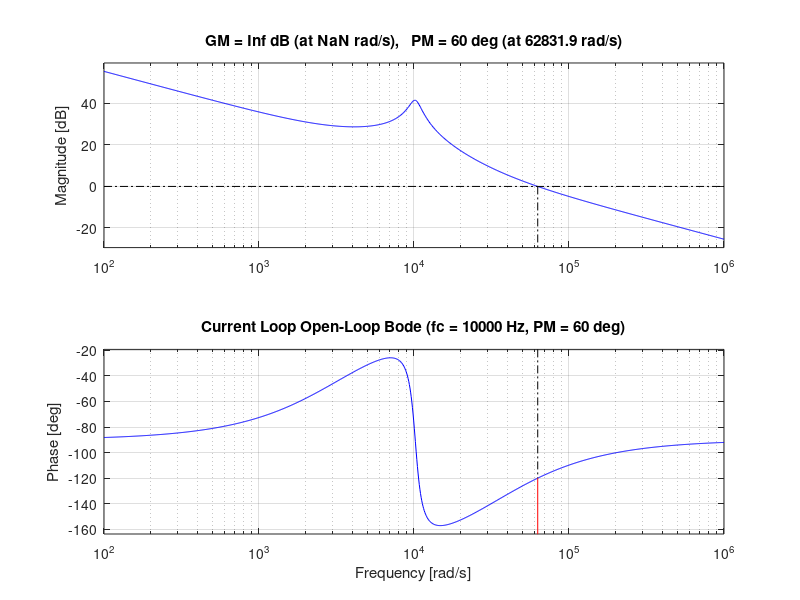
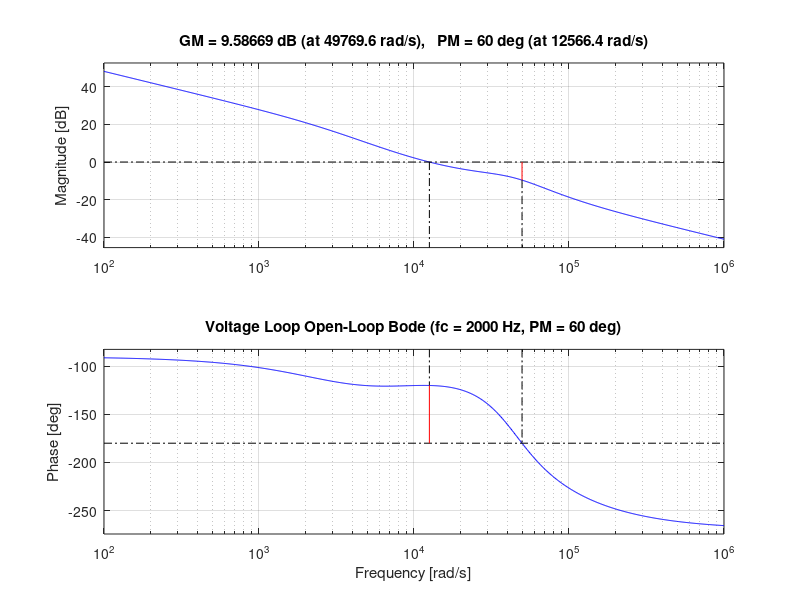
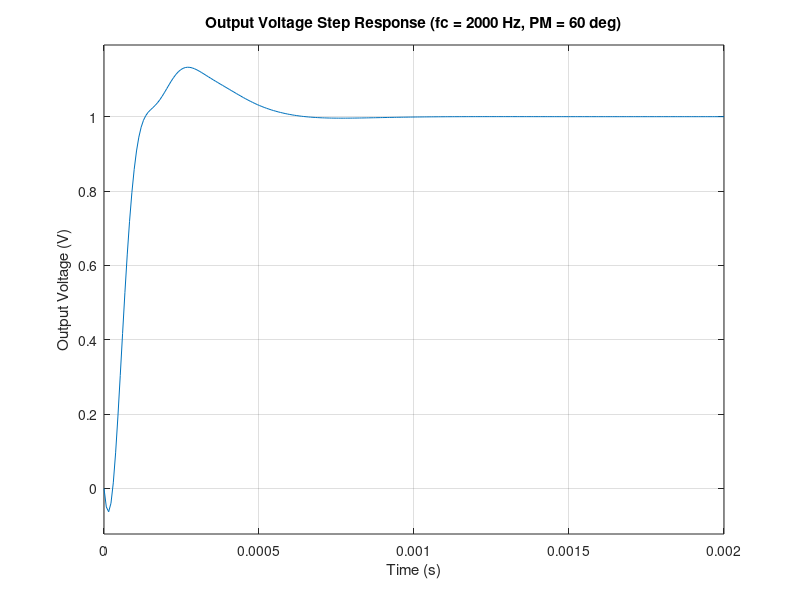

Reproduce these figures in MATLAB, in order. (Note: this script raises an error after producing the figures.)
%% Boost Converter Double-Loop PI Controller Design (Exact Method)
%
% Method: At target crossover frequencies, satisfy open-loop conditions:
%   Magnitude = 1, Phase = -180 degrees + PM
%
% Plant 1 (Inner Loop): Duty cycle to inductor current Gid(s)
% Plant 2 (Outer Loop): Inductor current to output voltage Gvi(s)
%
% Feature: Uses exact closed-loop transfer function of the inner loop 
%          via the 'feedback' command instead of a 1st-order approximation.

clear; clc; close all;

%% =========================================================
%  1. Parameter Setup
% =========================================================
% --- Circuit Parameters ---
Vin = 12;           % Input voltage (V)
Vo  = 24;           % Steady-state output voltage (V)
L   = 24e-6;        % Inductance (H)
C   = 100e-6;       % Output capacitance (F)
R   = 6;            % Full-load resistance (ohm) -> P = Vo^2/R = 96 W
fsw = 100e3;        % Switching frequency (Hz)

% --- Sensor Gains ---
Hi  = 1;            % Current sensor gain (V/A)
Hv  = 1;            % Voltage sensor gain (V/V), e.g., 1 for direct feedback

% --- Inner Loop (Current) Specifications ---
fci   = fsw / 10;   % Target crossover frequency (Hz), set to 10 kHz
phi_mi = 60;        % Target phase margin (degrees)

% --- RHPZ Calculation & Outer Loop (Voltage) Specifications ---
D = 1 - Vin / Vo;   % Steady-state duty cycle
% Calculate Right-Half-Plane Zero (RHPZ) frequency
f_RHPZ = (R * (1-D)^2) / (2 * pi * L); 

% The voltage loop bandwidth MUST be lower than f_RHPZ / 3 and fci / 5
fcv   = min(fci / 5, f_RHPZ / 4); % Automatically set safe voltage loop bandwidth
phi_mv = 60;        % Target phase margin (degrees)


%% =========================================================
%  2. Inner Loop (Current) Controller Design
% =========================================================
wci = 2 * pi * fci;

% 1. Calculate Gid(j*wci) exactly
num_real_i = 1;
num_imag_i = wci * R * C / 2;
den_real_i = 1 - wci^2 * L * C / (1 - D)^2;
den_imag_i = wci * L / (R * (1 - D)^2);

Gid_DC = 2 * Vo / (R * (1 - D)^2);
Gid_jwci = Gid_DC * complex(num_real_i, num_imag_i) / complex(den_real_i, den_imag_i);

Gid_mag = abs(Gid_jwci);
theta_plant_i = angle(Gid_jwci) * (180 / pi);

% 2. Inner PI parameters
phi_req_i = -180 + phi_mi - theta_plant_i;
phi_req_rad_i = phi_req_i * pi / 180;

Kp_i = cos(phi_req_rad_i) / (Gid_mag * Hi);
Ki_i = Kp_i * wci * tan(-phi_req_rad_i);

%% =========================================================
%  3. Outer Loop (Voltage) Controller Design (Exact Method)
% =========================================================
s = tf('s');

% 1. Construct Inner Loop Transfer Functions
Gid = Gid_DC * (1 + s * R * C / 2) / (1 + s * L / (R * (1-D)^2) + s^2 * L * C / (1-D)^2);
Gpi_i = Kp_i + Ki_i / s;

% 2. EXPLICITLY calculate exact closed-loop inner transfer function
% Gid_close = (iL / vc) = (Gpi_i * Gid) / (1 + Gpi_i * Gid * Hi)
Gid_close = feedback(Gpi_i * Gid, Hi); 

% 3. Construct Gvi(s): Inductor current to Output voltage
Gvi_DC = R * (1 - D) / 2;
Gvi = Gvi_DC * (1 - s * L / (R * (1 - D)^2)) / (1 + s * R * C / 2);

% 4. Total Voltage Plant = Closed Inner Loop * Gvi
Gv_plant = Gid_close * Gvi;

% 5. Evaluate Total Voltage Plant at Outer Loop Crossover Frequency
wcv = 2 * pi * fcv;
[mag_v, phase_v] = bode(Gv_plant, wcv);
mag_v = squeeze(mag_v);         % Reduce to scalar
phase_v = squeeze(phase_v);     % Reduce to scalar

% 6. Outer PI parameters
phi_req_v = -180 + phi_mv - phase_v;
phi_req_rad_v = phi_req_v * pi / 180;

Kp_v = cos(phi_req_rad_v) / (mag_v * Hv);
Ki_v = Kp_v * wcv * tan(-phi_req_rad_v);

Gpi_v = Kp_v + Ki_v / s;


%% =========================================================
%  4. Results Output
% =========================================================
fprintf('============ System Basics ============\n');
fprintf('Duty cycle               D         = %.4f\n',  D);
fprintf('Right-Half-Plane Zero    f_RHPZ    = %.1f Hz\n', f_RHPZ);

fprintf('\n============ INNER LOOP (Current) ============\n');
fprintf('Target bandwidth         fci       = %.1f Hz\n', fci);
fprintf('Kp_i = %.6g\n', Kp_i);
fprintf('Ki_i = %.6g\n', Ki_i);

fprintf('\n============ OUTER LOOP (Voltage) ============\n');
fprintf('Target bandwidth         fcv       = %.1f Hz\n', fcv);
fprintf('Kp_v = %.6g\n', Kp_v);
fprintf('Ki_v = %.6g\n', Ki_v);


%% =========================================================
%  5. Bode Plot Verification (Both Loops)
% =========================================================
% --- Inner Loop ---
T_open_i = Gpi_i * Gid * Hi;
figure('Name', 'Inner Current Loop', 'NumberTitle', 'off', 'Color', 'w');
margin(T_open_i);
grid on;
title(sprintf('Current Loop Open-Loop Bode (fc = %.0f Hz, PM = %.0f deg)', fci, phi_mi));

% --- Outer Loop ---
T_open_v = Gpi_v * Gv_plant * Hv;
figure('Name', 'Outer Voltage Loop', 'NumberTitle', 'off', 'Color', 'w');
margin(T_open_v);
grid on;
title(sprintf('Voltage Loop Open-Loop Bode (fc = %.0f Hz, PM = %.0f deg)', fcv, phi_mv));

% Extract actual outer loop margins
[Gm_v, Pm_v, ~, Wpm_v] = margin(T_open_v);
fprintf('\n============ Outer Loop Verification ============\n');
fprintf('Actual fcv = %.1f Hz (Target: %.1f Hz)\n', Wpm_v / (2*pi), fcv);
fprintf('Actual PM  = %.1f deg (Target: %.1f deg)\n', Pm_v, phi_mv);


%% =========================================================
%  6. Full Closed-Loop Step Response (Reference to Output Voltage)
% =========================================================
% Total closed-loop transfer function: (Vo / Vref)
T_closed_v = feedback(Gpi_v * Gv_plant, Hv);

figure('Name', 'Full System Output Voltage Step Response', 'NumberTitle', 'off', 'Color', 'w');
step(T_closed_v);
grid on;
title(sprintf('Output Voltage Step Response (fc = %.0f Hz, PM = %.0f deg)', fcv, phi_mv));
xlabel('Time (s)');
ylabel('Output Voltage (V)');

% Extract step response characteristics
info_v = stepinfo(T_closed_v);
fprintf('\n============ Closed-Loop Step Response ============\n');
fprintf('Settling time (2%%)          ts        = %.2e s\n', info_v.SettlingTime);
fprintf('Rise time                   tr        = %.2e s\n', info_v.RiseTime);
fprintf('Overshoot                   OS        = %.2f %%\n', info_v.Overshoot);
fprintf('Peak value                  peak      = %.4f V\n', info_v.Peak);
